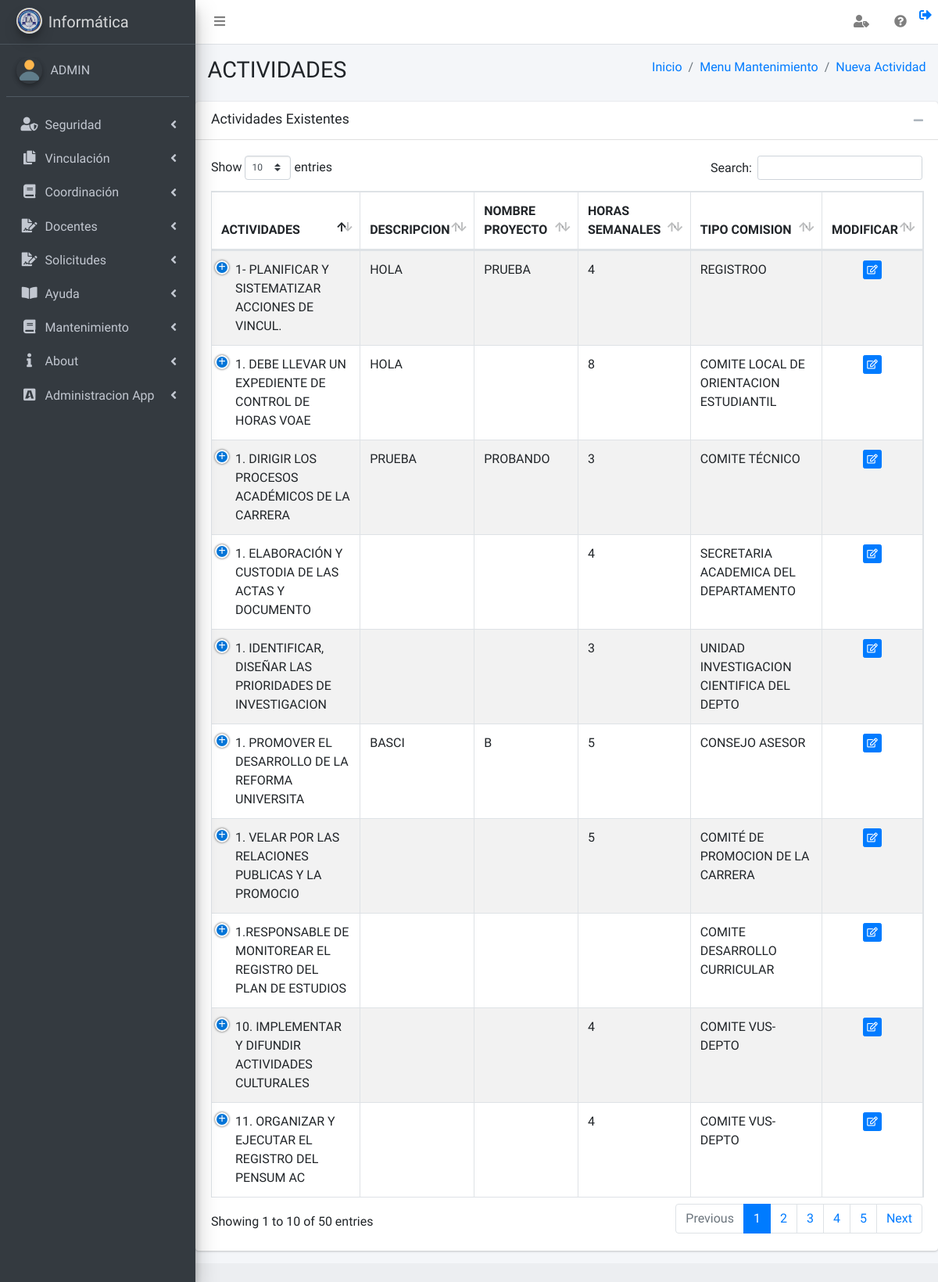
The page /vistas/mantenimiento_actividades_vista.php?msj=3 (signed in) on the database its author committed.
### tables this page shows
CREATE TABLE `tbl_actividades` (
  `id_actividad` int(11) NOT NULL,
  `actividad` varchar(150) NOT NULL,
  `descripcion` varchar(50) DEFAULT NULL,
  `nombre_proyecto` varchar(50) DEFAULT NULL,
  `horas_semanales` varchar(50) DEFAULT NULL,
  `id_comisiones` int(11) NOT NULL,
  `Fecha_creacion` date DEFAULT NULL,
  `Creado_por` varchar(50) DEFAULT NULL,
  `Fecha_modificación` date DEFAULT NULL,
  `Modificado_por` varchar(50) DEFAULT NULL
);

### clases/funcion_visualizar.php (called while the page is built)
<?php
function permiso_ver($pantalla)
{
require ('../clases/Conexion.php');
$sql_permisos="select pu.visualizar as Ver from tbl_permisos_usuarios pu ,tbl_objetos p,tbl_usuarios u ,tbl_roles r where r.id_rol=pu.id_rol and r.id_rol=u.id_rol and pu.id_objeto=p.id_objeto and u.id_usuario=$_SESSION[id_usuario] and p.id_objeto=$pantalla ";
$resultado_permisos = $mysqli->query($sql_permisos);
$permiso_ver= mysqli_fetch_array($resultado_permisos);
return $permiso_ver['Ver'];
}
?>

### vistas/mantenimiento_actividades_vista.php (the view, shortened to what this page needs)
<?php
require_once('../vistas/pagina_inicio_vista.php');
require_once('../clases/funcion_bitacora.php');
require_once('../clases/funcion_visualizar.php');
require_once('../clases/funcion_permisos.php');
$Id_objeto = 74;
$visualizacion = permiso_ver($Id_objeto);
if ($visualizacion == 0) {
  echo '<script type="text/javascript">
                              swal({
                                   title:"",
                                   text:"Lo sentimos no tiene permiso de visualizar la pantalla",
                                   type: "error",
                                   showConfirmButton: false,
                                   timer: 3000
                                });
                           window.location = "../vistas/menu_roles_vista.php";
                            </script>';
} else {
  $sqltabla = "SELECT *,
  (SELECT c.comision FROM tbl_comisiones as c where c.id_comisiones=tbl_actividades.id_comisiones LIMIT 1) AS comision
  FROM tbl_actividades";
  $resultadotabla = $mysqli->query($sqltabla);
?>
<?php
}
?>
<!DOCTYPE html>
<html>
<head>
<link rel="stylesheet" type="text/css" href="../plugins/datatables/DataTables-1.10.18/css/dataTables.bootstrap4.min.css">
<link rel=" stylesheet" type="text/css" href="https://cdnjs.cloudflare.com/ajax/libs/pdfmake/0.1.53/pdfmake.min.js">
</head>
<body>
  <div class="content-wrapper">
    <section class="content-header">
      <div class="container-fluid">
        <div class="row mb-2">
          <div class="col-sm-6">
            <h1>ACTIVIDADES
            </h1>
          </div>
          <div class="col-sm-6">
            <ol class="breadcrumb float-sm-right">
              <li class="breadcrumb-item"><a href="../vistas/pagina_principal_vista.php">Inicio</a></li>
              <li class="breadcrumb-item active"><a href="../vistas/menu_mantenimiento.php">Menu Mantenimiento</a></li>
              <li class="breadcrumb-item active"><a href="../vistas/mantenimiento_crear_actividades_vista.php">Nueva Actividad</a></li>
            </ol>
          </div>
        </div>
      </div>
    </section>
    <div class="card card-default">
      <div class="card-header">
        <h3 class="card-title">Actividades Existentes</h3>
        <div class="card-tools">
          <button type="button" class="btn btn-tool" data-card-widget="collapse"><i class="fas fa-minus"></i></button>
        </div>
        <br>
      </div>
      <div class="card-body">
        <table id="tabla" class="table table-bordered table-striped">
          <thead>
            <tr>
              <th>ACTIVIDADES</th>
              <th>DESCRIPCION </th>
              <th>NOMBRE PROYECTO </th>
              <th>HORAS SEMANALES</th>
              <th>TIPO COMISION </th>
              <th>MODIFICAR</th>
            </tr>
          </thead>
          <tbody>
            <?php while ($row = $resultadotabla->fetch_array(MYSQLI_ASSOC)) { ?>
              <tr>
                <td><?php echo $row['actividad']; ?></td>
                <td><?php echo $row['descripcion']; ?></td>
                <td><?php echo $row['nombre_proyecto']; ?></td>
                <td><?php echo $row['horas_semanales']; ?></td>
                <td><?php echo $row['comision']; ?></td>
                <td style="text-align: center;">
                  <a href="../vistas/mantenimiento_actividades_vista.php?actividad=<?php echo $row['actividad']; ?>" class="btn btn-primary btn-raised btn-xs">
                    <i class="far fa-edit" style="display:<?php echo $_SESSION['modificar_actividad'] ?> "></i>
                  </a>
                </td>
              </tr>
            <?php } ?>
          </tbody>
        </table>
      </div>
    </div>
    <div class="card-footer">
    </div>
  </div>
</body>
</html>

### rows shown on the page
tbl_actividades: actividad "1. PROMOVER EL DESARROLLO DE LA REFORMA UNIVERSITA", descripcion "BASCI", nombre_proyecto "B", horas_semanales "5", comision "CONSEJO ASESOR"
tbl_actividades: actividad "1. DIRIGIR LOS PROCESOS ACADÉMICOS DE LA CARRERA", descripcion "PRUEBA", nombre_proyecto "PROBANDO", horas_semanales "3", comision "COMITE TÉCNICO"
tbl_actividades: actividad "1. VELAR POR LAS RELACIONES PUBLICAS Y LA PROMOCIO", horas_semanales "5", comision "COMITÉ DE PROMOCION DE LA CARRERA"
tbl_actividades: actividad "1- PLANIFICAR Y SISTEMATIZAR ACCIONES DE VINCUL.", descripcion "HOLA", nombre_proyecto "PRUEBA", horas_semanales "4", comision "REGISTROO"
tbl_actividades: actividad "10. IMPLEMENTAR Y DIFUNDIR ACTIVIDADES CULTURALES", horas_semanales "4", comision "COMITE VUS-DEPTO"
tbl_actividades: actividad "11. ORGANIZAR Y EJECUTAR EL REGISTRO DEL PENSUM AC", horas_semanales "4", comision "COMITE VUS-DEPTO"
tbl_actividades: actividad "1. DEBE LLEVAR UN EXPEDIENTE DE CONTROL DE HORAS VOAE", descripcion "HOLA", horas_semanales "8", comision "COMITE LOCAL DE ORIENTACION ESTUDIANTIL"
tbl_actividades: actividad "1. IDENTIFICAR, DISEÑAR LAS PRIORIDADES DE INVESTIGACION", horas_semanales "3", comision "UNIDAD INVESTIGACION CIENTIFICA DEL DEPTO"
tbl_actividades: actividad "1. ELABORACIÓN Y CUSTODIA DE LAS ACTAS Y DOCUMENTO", horas_semanales "4", comision "SECRETARIA ACADEMICA DEL DEPARTAMENTO"
tbl_actividades: actividad "1.RESPONSABLE DE MONITOREAR EL REGISTRO DEL PLAN DE ESTUDIOS", comision "COMITE DESARROLLO CURRICULAR"

### other values the page prints
$_SESSION['usuario'] "ADMIN"
